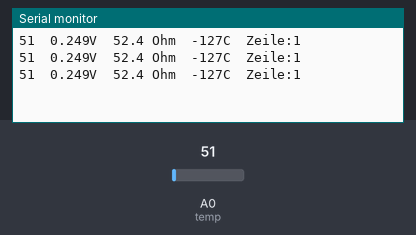
A sketch run on a simulated Arduino Uno, built with avr-gcc and run on an emulated ATmega328P. Parts: the last lines printed to the serial monitor. The inputs (shaded band) are chosen by the test bench; at power-on: A0 (temp) = 51.

Above: at 1.3 s.
1.4 s: A0 (temp) set to 61
At 1.9 s:
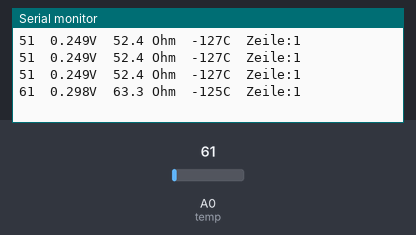
2.9 s: A0 (temp) set to 71
At 3.4 s:
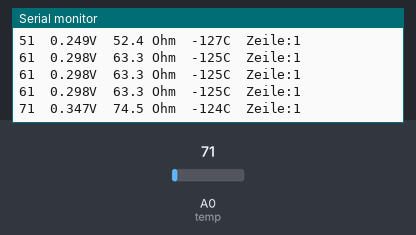
Timing chart, 0 to 5.9 s (numbered marks = the images above; inputs shaded):
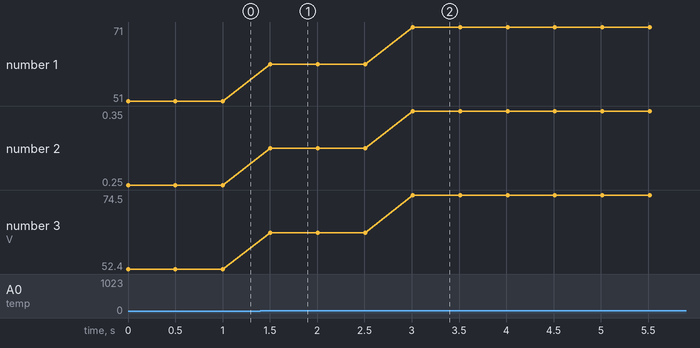

Measured:
- after the input at 1.4 s, the serial monitor: prints a new line after 0.11 s (image 1)
- after the input at 2.9 s, the serial monitor: prints a new line after 0.11 s (image 2)
- plotted number 1: 51 → 61 after the input at 1.4 s, 61 → 71 after the input at 2.9 s
- plotted number 2: 0.25 → 0.3 after the input at 1.4 s, 0.3 → 0.35 after the input at 2.9 s
- plotted number 3: 52.4 → 63.3 after the input at 1.4 s, 63.3 → 74.5 after the input at 2.9 s

The sketch:

V0.4temp_lesen_test.ino
```cpp
// V0.4   Ausgabe Temeratur mit LED flip flop
// V0.3   Ausgabe Temeratur, Erfolgreich!
// V0.2   Ermittlung Spannung Eingang Sensor
// V0.1   Temperaturausgabe

int temp = A0;
int sensorwert;
float spannung = 0;
float widerstand = 0;
int temperatur = 0;
int t = 500;
int z = 0;
int LED = LED_BUILTIN;
int flip = 0;

void setup() {
  // put your setup code here,  to run once:
Serial.begin(9600);// Komunikation mit serial monitor
}

void loop() {
  // put your main code here,  to run repeatedly:

sensorwert=analogRead(temp);// Auslesen Sensorwert

spannung = sensorwert * 0.0048828;
widerstand = (spannung*1000)/(5-spannung);

//Temperatur -55 / 0
if (widerstand < 807) {
  temperatur = map(widerstand, 485, 806, -55, -1);
  z=1;
}

//Temperatur 0 / 10
if (widerstand >= 807 && widerstand < 877) {
  temperatur = map(widerstand, 807, 876, 0, 10);
  z=2;
}

//Temperatur 10 / 20
if (widerstand >= 877 && widerstand < 951) {
  temperatur = map(widerstand, 877, 950, 10, 20);
  z=3;
}

//Temperatur 20 / 25
if (widerstand >= 951 && widerstand < 990) {
  temperatur = map(widerstand, 951, 989, 20, 25);
  z=4;
}

//Temperatur 25 / 30
if (widerstand >= 990 && widerstand < 1029) {
  temperatur = map(widerstand, 990, 1028, 25, 30);
  z=5;
}

//Temperatur 30 / 40
if (widerstand >= 1029 && widerstand < 1111) {
  temperatur = map(widerstand, 1029, 1110, 30, 40);
  z=6;
}

//Temperatur 40 / 50
if (widerstand >= 1111 && widerstand < 1196) {
  temperatur = map(widerstand, 1111, 1195, 40, 50);
  z=7;
}

//Temperatur 50 / 60
if (widerstand >= 1196 && widerstand < 1286) {
  temperatur = map(widerstand, 1196, 1285, 50, 60);
  z=8;
}

//Temperatur 60 / 70
if (widerstand >= 1286 && widerstand < 1378) {
  temperatur = map(widerstand, 1286, 1377, 60, 70);
  z=9;
}

//Temperatur 70 / 80
if (widerstand >= 1378 && widerstand < 1475) {
  temperatur = map(widerstand, 1378, 1474, 70, 80);
  z=10;
}

//Temperatur 80 / 150
if (widerstand >= 1475 && widerstand < 2189) {
  temperatur = map(widerstand, 1475, 2189, 80, 150);
  z=11;
}


Serial.print(sensorwert);
Serial.print("\t");
Serial.print(spannung, 3);//Ausgabe Spannung
Serial.print("V");
Serial.print("\t");
Serial.print(widerstand, 1);
Serial.print(" Ohm");
Serial.print("\t");
Serial.print(temperatur);
Serial.print("C");
Serial.print("\t");
Serial.print("Zeile:");
Serial.print(z);
Serial.println();


if(flip==0) (flip=1);
else if(flip==1) (flip=0);

if(flip==1)(digitalWrite(LED, HIGH));
if(flip==0)(digitalWrite(LED, LOW));

delay(t);

}
```
